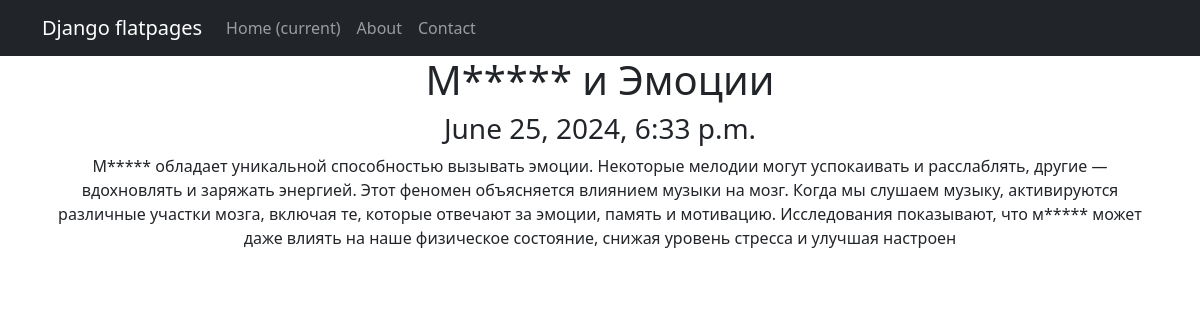
Screenshot of /news/1 with the database file from the repository.
### news/models.py (models this page shows, shortened)
class Post(models.Model):
    article = 'AR'
    news = 'NE'
    TYPES = [(article, 'статья'), (news, 'новость')]
    author_post = models.ForeignKey(to='Author', on_delete=models.CASCADE, related_name='posts')
    type = models.CharField(max_length=2, choices=TYPES, default=article)
    date_created = models.DateTimeField(auto_now_add=True)
    category = models.ManyToManyField(to='Category', through='PostCategory' )
    title = models.CharField(max_length=100)
    text = models.TextField()
    rating = models.IntegerField(default=0)

### news/views.py (the view)
# urls.py: path('<int:pk>', PostDetail.as_view(), name='post_detail'),
class PostDetail(DetailView):
    model = Post
    template_name = 'post.html'
    context_object_name = 'post'

### news/templatetags/custom_filters.py (called while the page is built)
@register.filter()
def censor(value):
    for c in CENSOR:
        value = value.replace(c[1:], '*' * len(c[1:]))
    return f'{value}'

### templates/post.html (shortened to what this page needs)
{% extends 'flatpages/default.html' %}
{% load custom_filters %}
{% block content %}
<h1>{{ post.title|censor }}</h1>
<h3>{{ post.date_created }}</h3>
<p>{{ post.text|censor }}</p>
{% endblock content %}

### rows the page displays
Post: title|censor "М***** и Эмоции", date_created "June 25, 2024, 6:33 p.m.", text|censor "М***** обладает уникальной способностью вызывать эмоции. Некоторые мелодии могут успокаивать и расслаблять, другие — вдохновлять и заряжать энергией. Этот феномен объясняется влиянием музыки на мозг. Когда мы слушаем музыку, активируются различные участки мозга, включая те, которые отвечают за эмоции, память и мотивацию. Исследования показывают, что м***** может даже влиять на наше физическое состояние, снижая уровень стресса и улучшая настроен"
